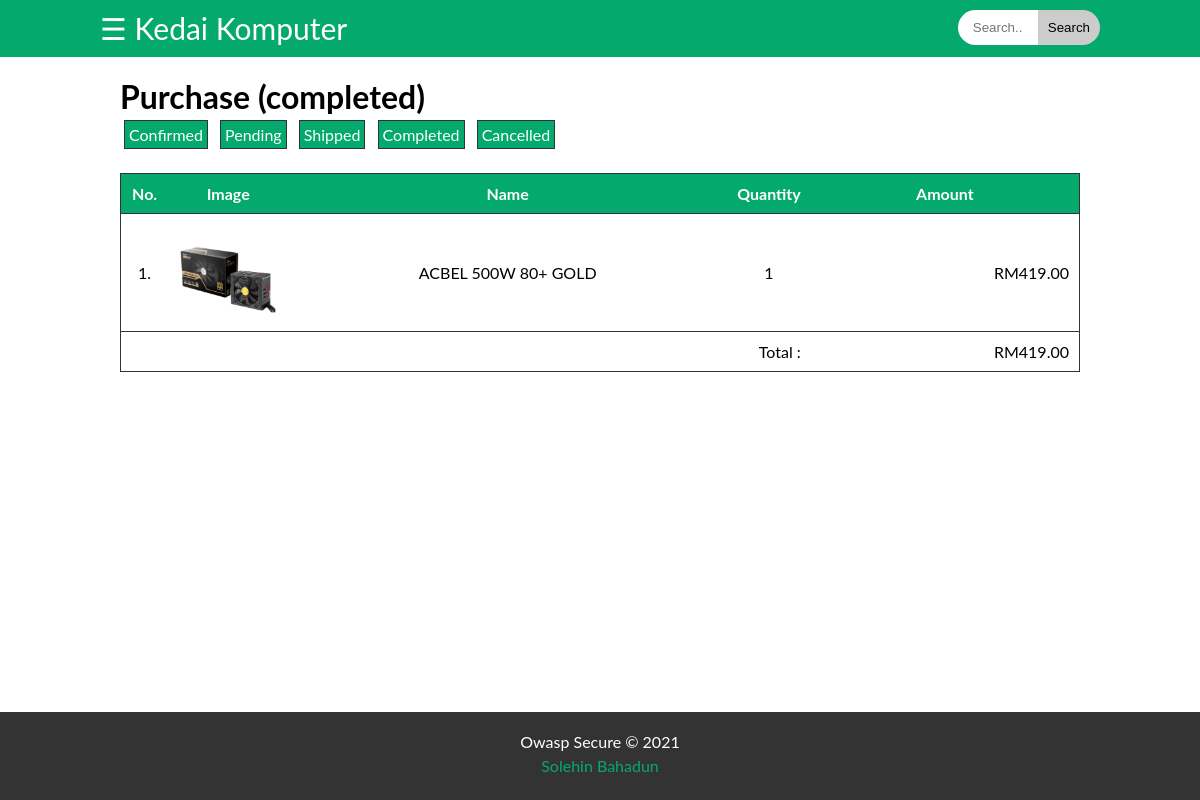
The app's page /purchase.php?cartStatus=completed (signed in) with its own data.
### tables this page shows
CREATE TABLE `carts` (
  `cartId` int(255) NOT NULL,
  `cartReceipt` varchar(255) NOT NULL,
  `cartAttachment` varchar(255) NOT NULL,
  `cartDate` date NOT NULL,
  `cartUserId` int(255) NOT NULL,
  `cartProductId` int(255) NOT NULL,
  `cartProductName` varchar(255) NOT NULL,
  `cartProductPrice` decimal(16,2) NOT NULL,
  `cartProductQuantity` int(255) NOT NULL,
  `cartStatus` varchar(255) NOT NULL
);

CREATE TABLE `products` (
  `productId` int(255) NOT NULL,
  `productCategories` varchar(255) NOT NULL,
  `productImage` varchar(255) NOT NULL,
  `productName` varchar(255) NOT NULL,
  `productDescription` varchar(255) NOT NULL,
  `productQuantity` int(255) NOT NULL,
  `productPrice` decimal(16,2) NOT NULL
);

### purchase.php (the view, shortened to what this page needs)
<?php
    include '_header.php';
    if(isset($_GET['cartStatus'])){$cartStatus=$_GET['cartStatus'];}
    else{$cartStatus='confirmed';}
    print('
        <main>
            <div class="container">
                <div class="product">
                    <h1>Purchase ('.$cartStatus.')</h1>
                    <div class="purchase-tag">
                        <a href="?cartStatus=confirmed">Confirmed</a>
                        <a href="?cartStatus=pending">Pending</a>
                        <a href="?cartStatus=shipped">Shipped</a>
                        <a href="?cartStatus=completed">Completed</a>
                        <a href="?cartStatus=cancelled">Cancelled</a>
                    </div>
    ');
        $userId=$_SESSION['userId'];
        $sql="SELECT DISTINCT cartReceipt FROM carts WHERE cartUserId='$userId' AND cartStatus='$cartStatus' ORDER BY cartDate DESC";
        $result=mysqli_query($conn,$sql);
        while($row=mysqli_fetch_assoc($result)){
            print('
                <table class="table-product">
                    <tr>
                        <th>
                            No.
                        </th>
                        <th>
                            Image
                        </th>
                        <th>
                            Name
                        </th>
                        <th>
                            Quantity
                        </th>
                        <th>
                            Amount
                        </th>
                    </tr>');
                    $cartReceipt=$row['cartReceipt'];
                    $sqlList="SELECT * FROM carts WHERE cartReceipt='$cartReceipt'";
                    $resultList=mysqli_query($conn,$sqlList);
                    $count=1;
                    $totalAmout=0;
                    while($rowList=mysqli_fetch_assoc($resultList)){
                        $productId=$rowList['cartProductId'];
                        $sqlProduct="SELECT * FROM products WHERE productId='$productId'";
                        $resultProduct=mysqli_query($conn,$sqlProduct);
                        $rowProduct=mysqli_fetch_assoc($resultProduct);
                        if($rowProduct['productImage']!=''){$productImage=$rowProduct['productImage'];}else{$productImage='no-image.jpg';}
                        $productName=$rowProduct['productName'];
                        $productQuantity=$rowList['cartProductQuantity'];
                        $productPrice=$rowProduct['productPrice'];
                        $productAmount=$productPrice*$productQuantity;
                        $totalAmout=$totalAmout+$productAmount;
                        print('
                            <tr>
                                <td style="width: 5%;">'.$count++.'.</td>
                                <td style="width: 10%;"><img src="img/'.$productImage.'"></td>
                                <td style="width: 50%;">'.$productName.'</td>
                                <td style="width: 5%;">'.$productQuantity.'</td>
                                <td style="width: 30%; text-align: right;">RM'.number_format($productPrice,2).'</td>
                            </tr>
                        ');
                    }
            if($cartStatus!='cancelled'){
            print('
                    <tr>
                        <td colspan="4" style="text-align: right;">Total :</td>
                        <td style="text-align: right;">RM'.number_format($totalAmout,2).'</td>
                    </tr>
            ');
            }
            print('
                </table>
            ');
        }
        print('
                </div>
            </div>
        </main>
    ');
    include '_footer.php';
?>

### style/main.css (style rules this page uses)
* { margin: 0; }
body { font-family: 'Lato', sans-serif; }
.container { max-width: 1000px; margin: auto; }
main { padding-bottom: 100px; }
.product { padding: 20px; }
.table-product { margin-top: 20px; width: 100%; border-collapse: collapse; }
.table-product th { padding: 10px; background: #04aa6d; color: #fff; }
.table-product tr { border: solid 0.5px #333; }
.table-product td { padding: 10px; text-align: center; }
.table-product img { width: 100px; }
.product a { margin: 4px; text-decoration: none; padding: 4px; color: #fff; background: #04aa6d; display: inline-block; border: solid 0.5px #333; }

### records on screen
carts: products.productImage (picture), products.productName "ACBEL 500W 80+ GOLD", cartProductQuantity "1", products.productPrice "419.00"

### other values on screen
$cartStatus "completed"
$totalAmout "419.00"
